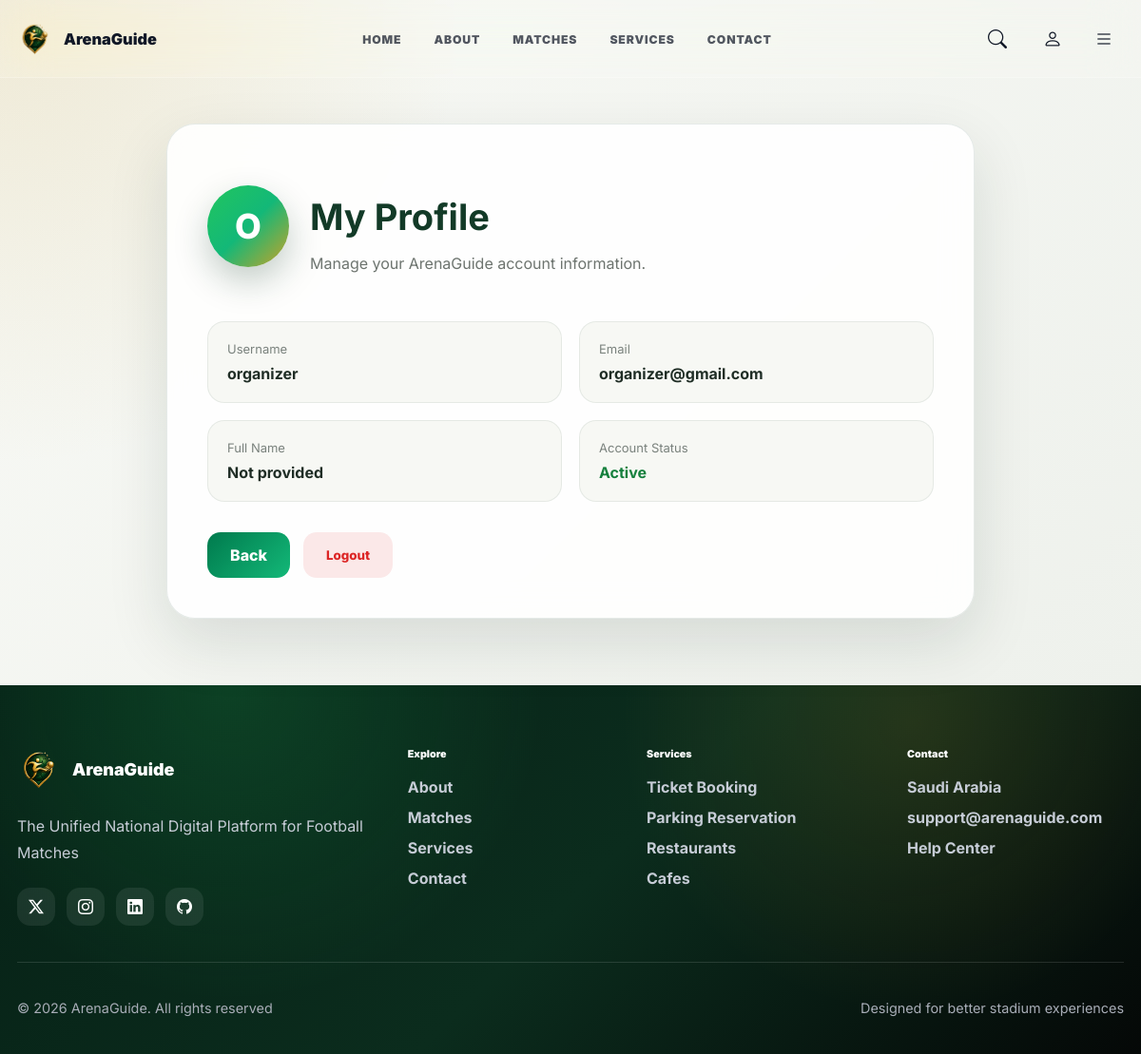
The app's page /en/account/profile/ (signed in) with its own data.
### account/models.py (models this page shows, shortened)
class User(AbstractUser):
    class Role(models.TextChoices):
        CUSTOMER = "customer", "Customer"
        ORGANIZER = "organizer", "Organizer"
        IT = "it", "IT"
    class Status(models.TextChoices):
        ACTIVE = "active", "Active"
        INACTIVE = "inactive", "Inactive"
        SUSPENDED = "suspended", "Suspended"
    phone = models.CharField(max_length=20, blank=True, null=True)
    role = models.CharField(max_length=20,choices=Role.choices,default=Role.CUSTOMER)
    status = models.CharField(max_length=20,choices=Status.choices,default=Status.ACTIVE)

### account/views.py (the view)
# urls.py: path("profile/", views.profile_view, name="profile"),
@login_required(login_url="account:login")
def profile_view(request:HttpRequest):
    if request.user.status != User.Status.ACTIVE:
        messages.error(request, "Your account is not active.")
        return redirect("account:login")
    return render(request, "account/profile.html")

### account/templates/account/profile.html (shortened to what this page needs)
{% extends "core/base.html" %}
{% load static %}
{% load i18n %}
{% block extra_css %}
<link rel="stylesheet" href="{% static 'css/profile.css' %}?v=10">
{% endblock %}
{% block content %}
<section class="profile-page">
    <div class="profile-card">
        <div class="profile-header">
            <div class="profile-avatar">
                {{ request.user.username|slice:":1"|upper }}
            </div>
            <div>
                <h1>{% trans "My Profile" %}</h1>
                <p>{% trans "Manage your ArenaGuide account information." %}</p>
            </div>
        </div>
        <div class="profile-info">
            <div class="info-item">
                <span>{% trans "Username" %}</span>
                <strong>{{ request.user.username }}</strong>
            </div>
            <div class="info-item">
                <span>{% trans "Email" %}</span>
                <strong>{{ request.user.email|default:"Not provided" }}</strong>
            </div>
            <div class="info-item">
                <span>{% trans "Full Name" %}</span>
                <strong>
                    {{ request.user.get_full_name|default:"Not provided" }}
                </strong>
            </div>
            <div class="info-item">
                <span>{% trans "Account Status" %}</span>
                <strong class="status-active">{% trans "Active" %}</strong>
            </div>
        </div>
        <div class="profile-actions">
            <a href="{% url 'core:home' %}" class="btn-primary">Back</a>
            <button type="button" class="btn-secondary" id="openLogoutModal">
                Logout
            </button>
        </div>
    </div>
</section>
{% endblock %}

### core/static/css/base.css (style rules this page uses)
:root { --arena-green: #0f7a3b; --arena-green-dark: #0f7a3b; --arena-gold: #c9a227; --arena-bg: #ffffff; --arena-card: rgba(255, 255, 255, 0.82); --arena-text: #111827; --arena-muted: #6b7280; --arena-border: rgba(17, 24, 39, 0.12); --arena-shadow: 0 18px 55px rgba(17, 24, 39, 0.12); --arena-gradient: linear-gradient(135deg, #22c55e, #13b878, #c9a227); --arena-navbar-height: 82px; --arena-radius: 14px; }
* { box-sizing: border-box; }
html { scroll-behavior: smooth; }
body.arena-body { margin: 0; min-height: 100vh; background: var(--arena-bg); color: var(--arena-text); font-family: "Inter", sans-serif; }
a { text-decoration: none; color: inherit; }
button, input { font-family: inherit; }

### account/static/css/profile.css (style rules this page uses)
.profile-page { min-height: calc(100vh - 90px); padding: 130px 7% 70px; background: radial-gradient(circle at top left, rgba(198, 163, 69, 0.18), transparent 35%), linear-gradient(135deg, #f8f9f5, #eef1ec); }
.profile-card { max-width: 850px; margin: auto; background: rgba(255, 255, 255, 0.88); border: 1px solid rgba(18, 58, 39, 0.1); border-radius: 30px; padding: 42px; box-shadow: 0 25px 65px rgba(20, 45, 32, 0.12); backdrop-filter: blur(16px); }
.profile-header { display: flex; align-items: center; gap: 22px; margin-bottom: 35px; }
.profile-avatar { width: 86px; height: 86px; border-radius: 50%; background: linear-gradient(135deg, #22c55e, #13b878, #c9a227); color: #fff; display: grid; place-items: center; font-size: 36px; font-weight: 800; box-shadow: 0 15px 35px rgba(18, 58, 39, 0.25); }
.profile-header h1 { font-size: 38px; color: #123a27; margin-bottom: 8px; }
.profile-header p { color: #6d746f; }
.profile-info { display: grid; grid-template-columns: repeat(2, 1fr); gap: 18px; }
.info-item { padding: 20px; border-radius: 18px; background: #f7f8f4; border: 1px solid rgba(18, 58, 39, 0.08); }
.info-item span { display: block; font-size: 13px; color: #7a827d; margin-bottom: 8px; }
.info-item strong { color: #1f2d25; font-size: 16px; }
.status-active { color: #15803d !important; }
.profile-actions { display: flex; gap: 14px; margin-top: 32px; }
.btn-primary, .btn-secondary { padding: 14px 24px; border-radius: 14px; text-decoration: none; font-weight: 800; transition: 0.3s ease; }
.btn-primary { background: linear-gradient(135deg,#007a4d,#13b878); color: #fff; }
.btn-secondary { background: rgba(220, 38, 38, 0.10); color: #dc2626; border: none; }
.profile-card { transition: all 0.3s ease; }

### records on screen
User: user.username "O", user.username "organizer", user.email "organizer@gmail.com", user.get_full_name "Not provided"
